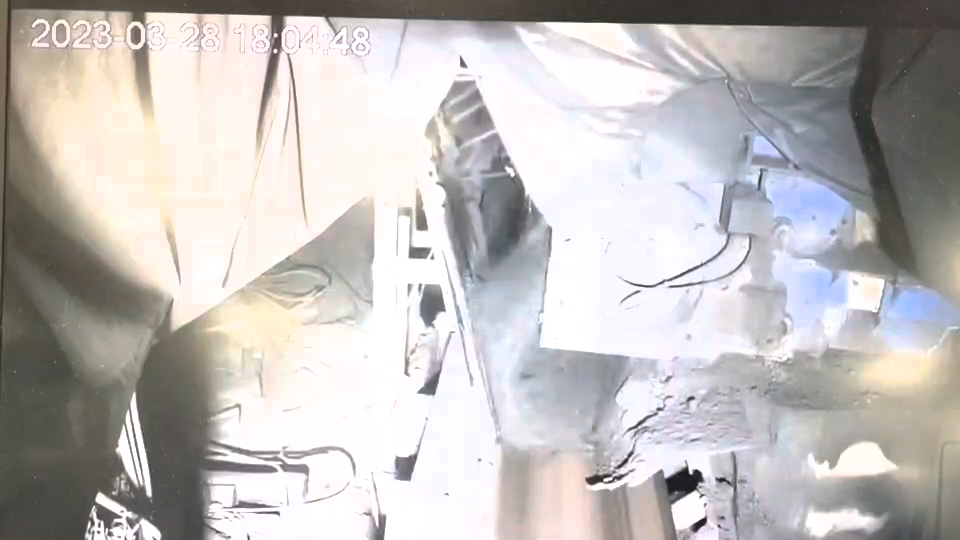
#> input picture frame 36 of visionProject/cosmo_test/belt_video1.mp4, 960 x 540 px
$ python test1.py
#> lines starting #> are read from the running program, lines starting #| are printed output that depends on the picture; after the words box and inside, x2 and y2 are one past the last pixel; in counts of white or black regions, pixels touching at a corner belong together
import cv2
import numpy as np

def readtest():
    videoname = r'C:\Users\admin\Documents\work\visionProject\cosmo_test\belt_video1.mp4'
    capture = cv2.VideoCapture(videoname)
    if capture.isOpened():
        while True:
            ret, frame = capture.read()
#> frame is the input picture: shape (540, 960, 3); mean B, G, R 187.5, 188.9, 192.3

            # 转灰度图
            gray_frame = cv2.cvtColor(cv2.GaussianBlur(frame, (3,3), 5), cv2.COLOR_BGR2GRAY)
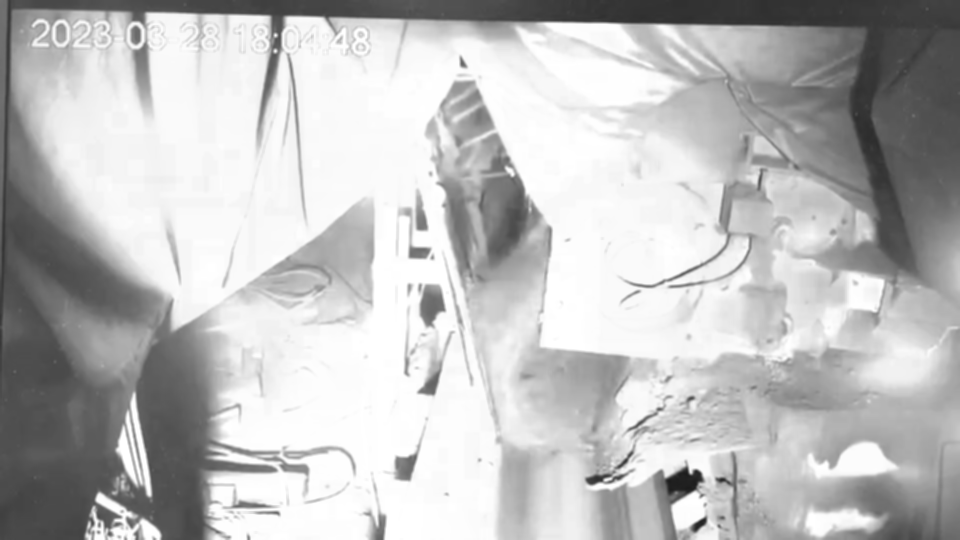
#> gray_frame: shape (540, 960); min 27, max 255, mean 189.8
            cv2.imshow('gray_frame', gray_frame)

            # 边缘检测
            edge_frame = cv2.Canny(gray_frame, threshold1=15, threshold2=85, apertureSize=3)
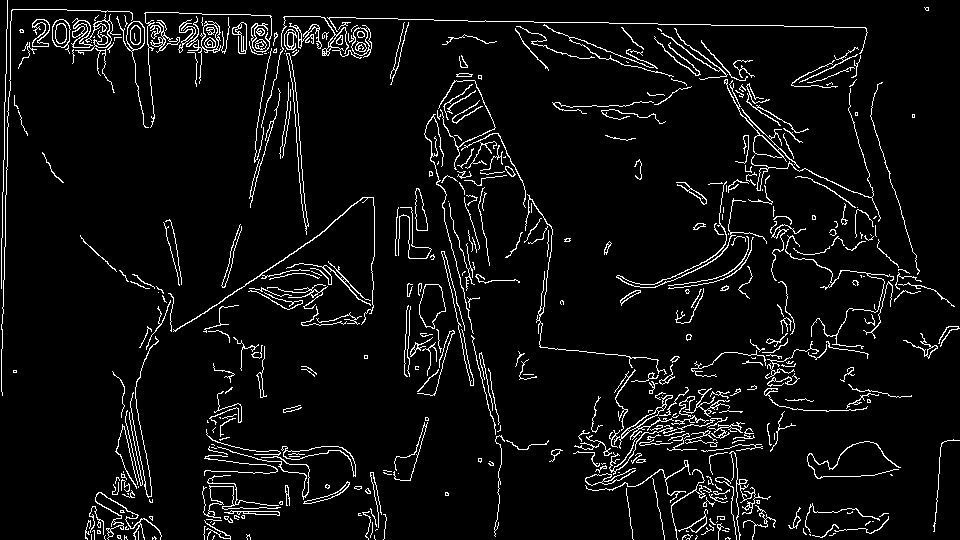
#> edge_frame: shape (540, 960); 5.7% white in thin lines or dots
            cv2.imshow('edge_frame', edge_frame)

            # [12 lines of commented-out code are left out]
            lines = cv2.HoughLinesP(edge_frame, 1, np.pi/180, threshold=45, minLineLength=200, maxLineGap=15)
#> lines = 13 rows, first 6: [59, 19, 370, 41], [32, 24, 371, 42], [34, 39, 296, 53], [6, 29, 371, 48], [65, 40, 300, 48], [94, 19, 369, 38]
            for line in lines:  # 遍历所有直线
                x1, y1, x2, y2 = line[0]  # 读取直线两个端点的坐标
                cv2.line(frame, (x1, y1), (x2, y2), (0, 0, 255), 2)  # 在原始图像上绘制直线
#> this loop made 13 passes
#> (x1, y1, x2, y2) on passes 1 to 12: (59, 19, 370, 41), (32, 24, 371, 42), (34, 39, 296, 53), (6, 29, 371, 48), (65, 40, 300, 48), (94, 19, 369, 38), (6, 30, 301, 45), (35, 29, 330, 44), (32, 42, 294, 55), (6, 32, 300, 47), (36, 19, 345, 40), (65, 39, 265, 46)
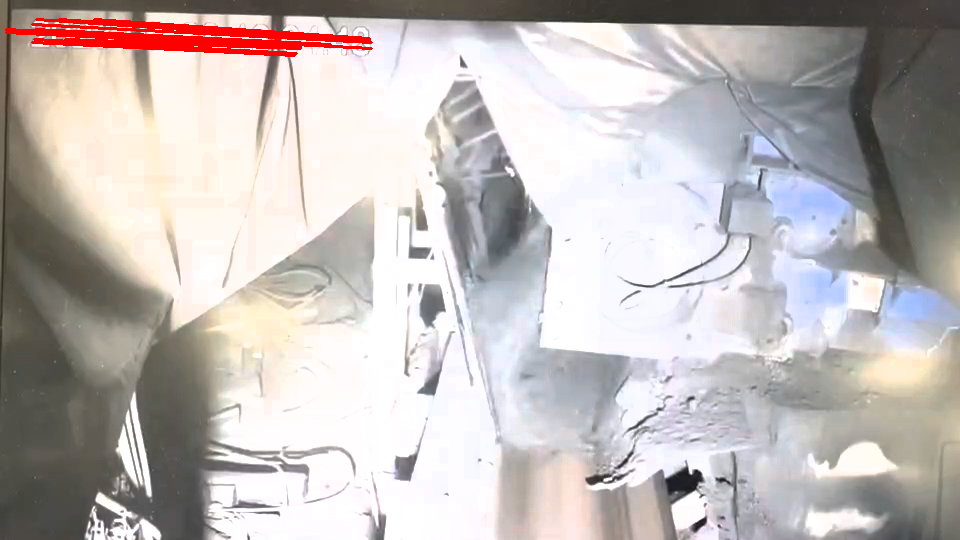
#> frame: shape (540, 960, 3); 1.42% of pixels changed, all inside (x1, y1, x2, y2) = (5, 18, 373, 57)

            # 显示
            cv2.imshow('result', frame)

            if cv2.waitKey(25) & 0xFF == ord('q'):
#> (key q is pressed here)
                break
            if not ret: break
    else:
        print("Open Video Failed")

if __name__ == "__main__":
    readtest()

$ run again, starting later in the video
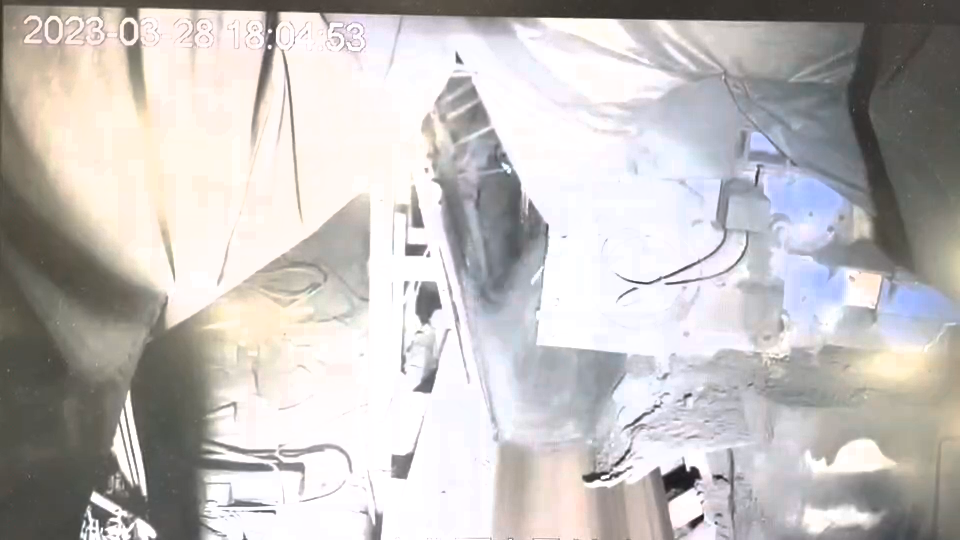
#> input picture frame 166 of visionProject/cosmo_test/belt_video1.mp4, 960 x 540 px
#> in readtest, frame is the input picture: shape (540, 960, 3); mean B, G, R 189.3, 190.8, 194.2
#> in readtest, `edge_frame = cv2.Canny(gray_frame, threshold1=15, threshold2=85, apert..`:
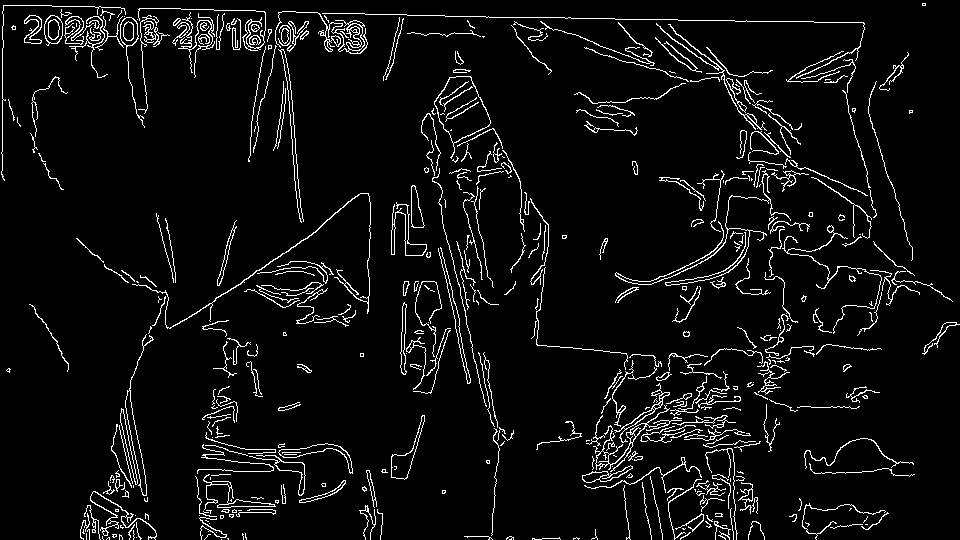
#> edge_frame: shape (540, 960); 5.6% white in thin lines or dots
#> lines = [[515, 17, 864, 23], [31, 43, 295, 43], [57, 16, 303, 29]]
#> the loop in readtest, `for line in lines:` made 3 passes
#> after the loop in readtest, `for line in lines:`:
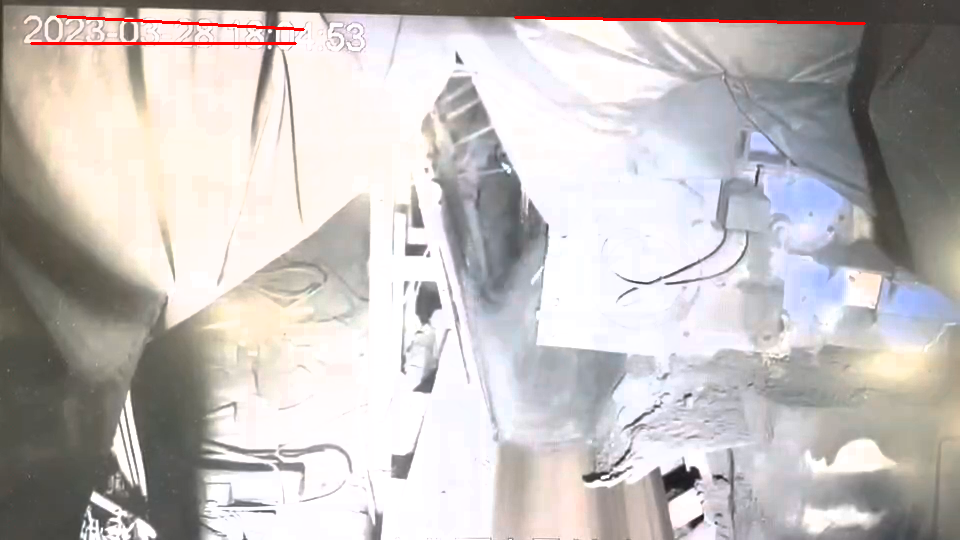
#> frame: shape (540, 960, 3); 0.5% of pixels changed, all inside (x1, y1, x2, y2) = (30, 15, 866, 45)

$ run again, starting later in the video
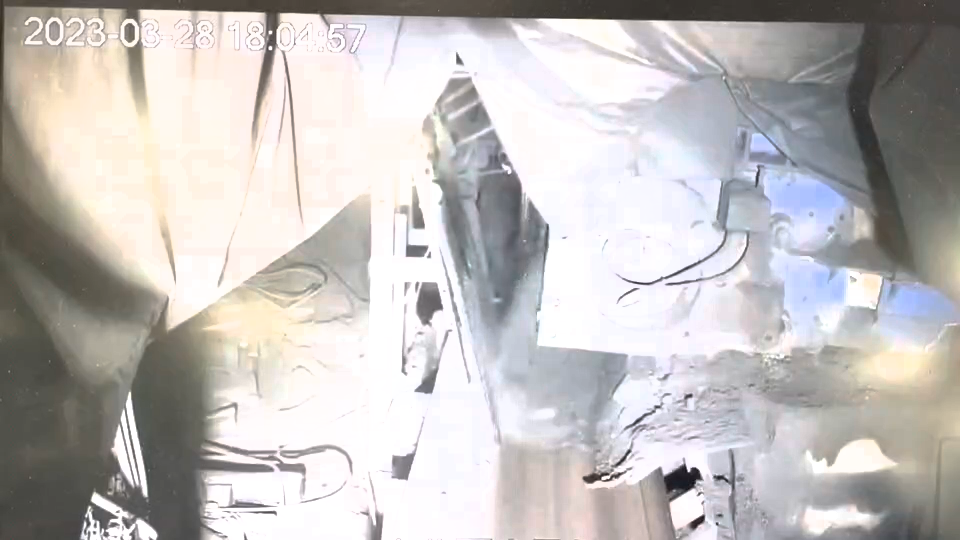
#> input picture frame 295 of visionProject/cosmo_test/belt_video1.mp4, 960 x 540 px
#> in readtest, frame is the input picture: shape (540, 960, 3); mean B, G, R 188.7, 190, 193.3
#> in readtest, `edge_frame = cv2.Canny(gray_frame, threshold1=15, threshold2=85, apert..`:
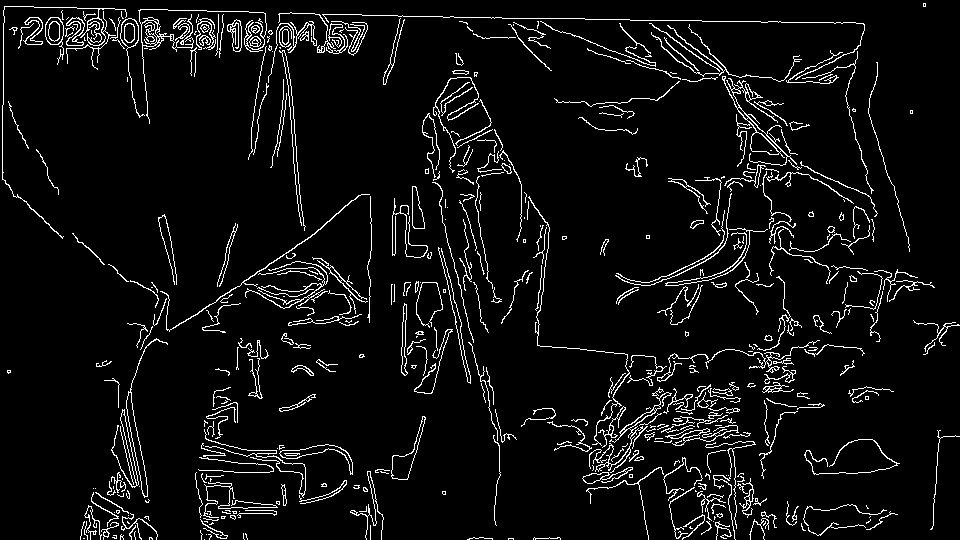
#> edge_frame: shape (540, 960); 5.8% white in thin lines or dots
#> lines = [[50, 17, 362, 39], [21, 37, 295, 46], [39, 26, 295, 44], [3, 30, 295, 45], [21, 38, 290, 52], [25, 23, 296, 42], [28, 23, 258, 27], [3, 31, 213, 42], [24, 27, 264, 43]]
#> the loop in readtest, `for line in lines:` made 9 passes
#> after the loop in readtest, `for line in lines:`:
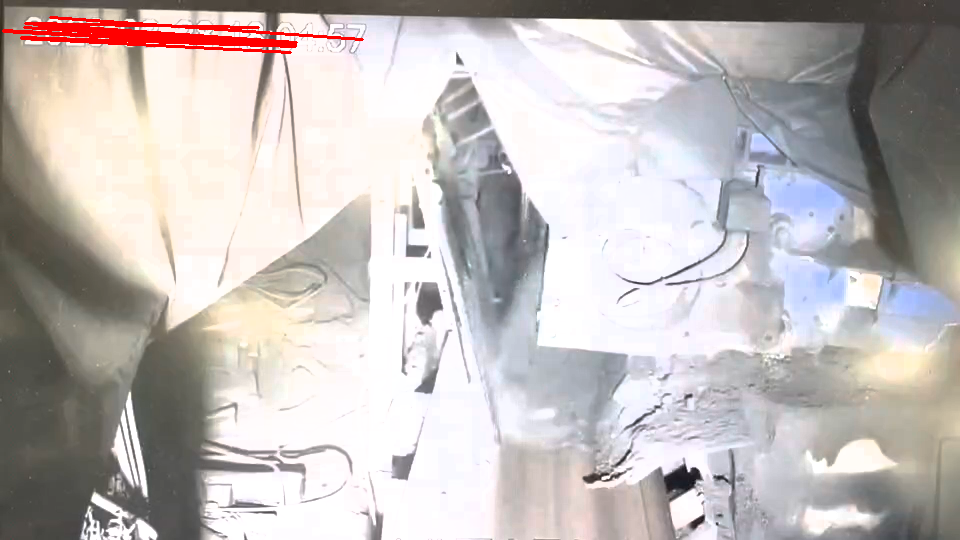
#> frame: shape (540, 960, 3); 1.03% of pixels changed, all inside (x1, y1, x2, y2) = (2, 16, 364, 54)
